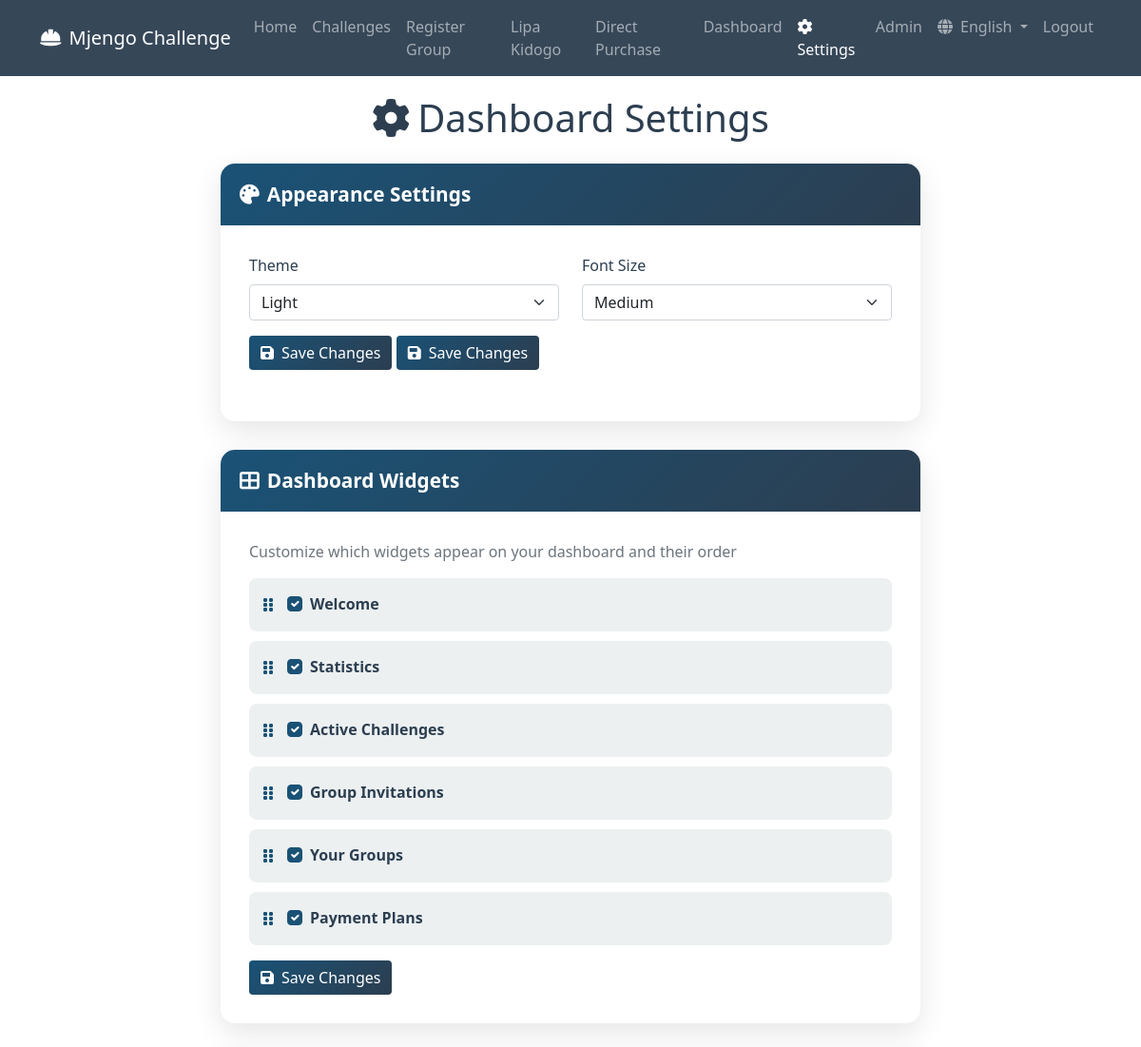
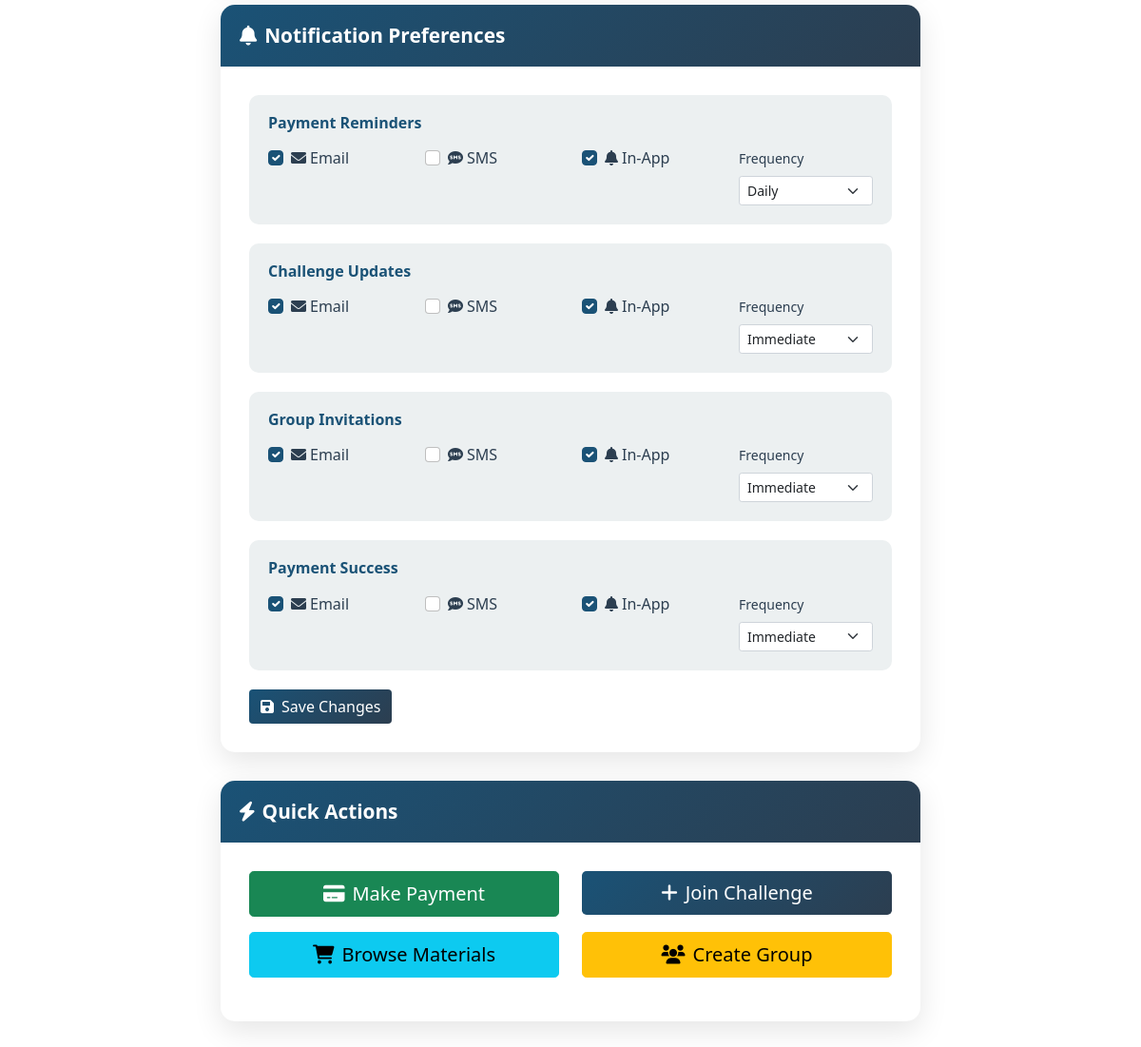
The page /dashboard_settings.php (signed in) on the database its author committed (2 pictures, top to bottom).
### tables this page shows
CREATE TABLE IF NOT EXISTS user_preferences (
    id INT PRIMARY KEY AUTO_INCREMENT,
    user_id INT NOT NULL,
    preference_key VARCHAR(100) NOT NULL,
    preference_value TEXT,
    created_at TIMESTAMP DEFAULT CURRENT_TIMESTAMP,
    updated_at TIMESTAMP DEFAULT CURRENT_TIMESTAMP ON UPDATE CURRENT_TIMESTAMP,
    FOREIGN KEY (user_id) REFERENCES users(id) ON DELETE CASCADE,
    UNIQUE KEY unique_user_preference (user_id, preference_key)
);

CREATE TABLE IF NOT EXISTS dashboard_widgets (
    id INT PRIMARY KEY AUTO_INCREMENT,
    user_id INT NOT NULL,
    widget_name VARCHAR(100) NOT NULL,
    widget_position INT DEFAULT 0,
    is_visible BOOLEAN DEFAULT TRUE,
    widget_settings JSON,
    created_at TIMESTAMP DEFAULT CURRENT_TIMESTAMP,
    updated_at TIMESTAMP DEFAULT CURRENT_TIMESTAMP ON UPDATE CURRENT_TIMESTAMP,
    FOREIGN KEY (user_id) REFERENCES users(id) ON DELETE CASCADE,
    UNIQUE KEY unique_user_widget (user_id, widget_name)
);

CREATE TABLE IF NOT EXISTS notification_preferences (
    id INT PRIMARY KEY AUTO_INCREMENT,
    user_id INT NOT NULL,
    notification_type VARCHAR(50) NOT NULL,
    email_enabled BOOLEAN DEFAULT TRUE,
    sms_enabled BOOLEAN DEFAULT FALSE,
    in_app_enabled BOOLEAN DEFAULT TRUE,
    frequency VARCHAR(20) DEFAULT 'daily',  
    created_at TIMESTAMP DEFAULT CURRENT_TIMESTAMP,
    updated_at TIMESTAMP DEFAULT CURRENT_TIMESTAMP ON UPDATE CURRENT_TIMESTAMP,
    FOREIGN KEY (user_id) REFERENCES users(id) ON DELETE CASCADE,
    UNIQUE KEY unique_user_notification (user_id, notification_type)
);

### dashboard_settings.php (the view, shortened to what the rows shown need)
<?php
$user_id = $_SESSION['user_id'];
$current_theme = getCurrentTheme($user_id);
$current_font_size = getCurrentFontSize($user_id);
$dashboard_widgets = getDashboardWidgets($user_id);
$notification_preferences = getNotificationPreferences($user_id);
$notification_prefs = [];
foreach ($notification_preferences as $pref) {
    $notification_prefs[$pref['notification_type']] = $pref;
}
$widget_settings = [];
foreach ($dashboard_widgets as $widget) {
    $widget_settings[$widget['widget_name']] = $widget;
}
?>
<!DOCTYPE html>
<html lang="en">
<head>
    <link href="https://cdn.jsdelivr.net/npm/bootstrap@5.1.3/dist/css/bootstrap.min.css" rel="stylesheet">
    <link href="https://cdnjs.cloudflare.com/ajax/libs/font-awesome/6.0.0/css/all.min.css" rel="stylesheet">
</head>
<body>
    <div class="settings-container">
        <div class="container">
            <div class="row">
                <div class="col-lg-8 mx-auto">
                    <h1 class="mb-4 text-center">
                        <i class="fas fa-cog me-2"></i><?php echo __('dashboard_settings'); ?>
                    </h1>
                    <div class="settings-card">
                        <div class="settings-body">
                            <form method="POST" class="mb-4">
                                <div class="row">
                                    <div class="col-md-6">
                                        <label for="theme" class="form-label"><?php echo __('theme'); ?></label>
                                        <select class="form-select" id="theme" name="theme">
                                            <?php foreach (AVAILABLE_THEMES as $theme): ?>
                                                <option value="<?php echo $theme; ?>" <?php echo $current_theme === $theme ? 'selected' : ''; ?>>
                                                    <?php echo ucfirst($theme); ?>
                                                </option>
                                            <?php endforeach; ?>
                                        </select>
                                    </div>
                                    <div class="col-md-6">
                                        <label for="font_size" class="form-label"><?php echo __('font_size'); ?></label>
                                        <select class="form-select" id="font_size" name="font_size">
                                            <?php foreach (AVAILABLE_FONT_SIZES as $size): ?>
                                                <option value="<?php echo $size; ?>" <?php echo $current_font_size === $size ? 'selected' : ''; ?>>
                                                    <?php echo ucfirst($size); ?>
                                                </option>
                                            <?php endforeach; ?>
                                        </select>
                                    </div>
                                </div>
                            </form>
                        </div>
                    </div>
                    <div class="settings-card">
                        <div class="settings-body">
                            <form method="POST" id="widgetsForm">
                                <div id="widgetsList">
                                    <?php
                                    $widget_labels = [
                                        'welcome_card' => __('welcome'),
                                        'stats_overview' => __('statistics'),
                                        'active_challenges' => __('active_challenges'),
                                        'terminated_challenges' => __('terminated_challenges'),
                                        'group_invitations' => __('group_invitations'),
                                        'user_groups' => __('your_groups'),
                                        'lipa_kidogo_payments' => __('payment_plans')
                                    ];
                                    foreach ($widget_settings as $widget_name => $widget):
                                        $label = $widget_labels[$widget_name] ?? ucfirst(str_replace('_', ' ', $widget_name));
                                    ?>
                                        <div class="widget-item" data-widget="<?php echo $widget_name; ?>">
                                            <div class="d-flex align-items-center">
                                                <i class="fas fa-grip-vertical widget-drag-handle"></i>
                                                <div class="form-check">
                                                    <input class="form-check-input" type="checkbox"
                                                           id="visible_<?php echo $widget_name; ?>"
                                                           name="<?php echo $widget_name; ?>_visible"
                                                           <?php echo $widget['is_visible'] ? 'checked' : ''; ?>>
                                                    <label class="form-check-label fw-bold" for="visible_<?php echo $widget_name; ?>">
                                                        <?php echo $label; ?>
                                                    </label>
                                                </div>
                                            </div>
                                        </div>
                                    <?php endforeach; ?>
                                </div>
                            </form>
                        </div>
                    </div>
                    <div class="settings-card">
                        <div class="settings-body">
                            <form method="POST">
                                <?php
                                $notification_labels = [
                                    'payment_reminders' => __('payment_reminders'),
                                    'challenge_updates' => __('challenge_updates'),
                                    'group_invitations' => __('group_invitations'),
                                    'payment_success' => __('payment_success')
                                ];
                                foreach ($notification_labels as $type => $label):
                                    $pref = $notification_prefs[$type] ?? ['email_enabled' => 1, 'sms_enabled' => 0, 'in_app_enabled' => 1, 'frequency' => 'daily'];
                                ?>
                                    <div class="notification-type">
                                        <h6><?php echo $label; ?></h6>
                                        <div class="row">
                                            <div class="col-md-3">
                                                <div class="form-check">
                                                    <input class="form-check-input" type="checkbox"
                                                           id="email_<?php echo $type; ?>"
                                                           name="<?php echo $type; ?>_email"
                                                           <?php echo $pref['email_enabled'] ? 'checked' : ''; ?>>
                                                    <label class="form-check-label" for="email_<?php echo $type; ?>">
                                                        <i class="fas fa-envelope me-1"></i>Email
                                                    </label>
                                                </div>
                                            </div>
                                            <div class="col-md-3">
                                                <div class="form-check">
                                                    <input class="form-check-input" type="checkbox"
                                                           id="sms_<?php echo $type; ?>"
                                                           name="<?php echo $type; ?>_sms"
                                                           <?php echo $pref['sms_enabled'] ? 'checked' : ''; ?>>
                                                    <label class="form-check-label" for="sms_<?php echo $type; ?>">
                                                        <i class="fas fa-sms me-1"></i>SMS
                                                    </label>
                                                </div>
                                            </div>
                                            <div class="col-md-3">
                                                <div class="form-check">
                                                    <input class="form-check-input" type="checkbox"
                                                           id="in_app_<?php echo $type; ?>"
                                                           name="<?php echo $type; ?>_in_app"
                                                           <?php echo $pref['in_app_enabled'] ? 'checked' : ''; ?>>
                                                    <label class="form-check-label" for="in_app_<?php echo $type; ?>">
                                                        <i class="fas fa-bell me-1"></i><?php echo __('in_app'); ?>
                                                    </label>
                                                </div>
                                            </div>
                                            <div class="col-md-3">
                                                <label for="frequency_<?php echo $type; ?>" class="form-label small"><?php echo __('frequency'); ?></label>
                                                <select class="form-select form-select-sm" id="frequency_<?php echo $type; ?>" name="<?php echo $type; ?>_frequency">
                                                    <option value="immediate" <?php echo $pref['frequency'] === 'immediate' ? 'selected' : ''; ?>><?php echo __('immediate'); ?></option>
                                                    <option value="daily" <?php echo $pref['frequency'] === 'daily' ? 'selected' : ''; ?>><?php echo __('daily'); ?></option>
                                                </select>
                                            </div>
                                        </div>
                                    </div>
                                <?php endforeach; ?>
                            </form>
                        </div>
                    </div>
                </div>
            </div>
        </div>
    </div>
</body>
</html>

### rows shown on the page
user_preferences: theme "Light"
user_preferences: font_size "Medium"
dashboard_widgets: is_visible "☑", label "Welcome"
dashboard_widgets: is_visible "☑", label "Statistics"
dashboard_widgets: is_visible "☑", label "Active Challenges"
dashboard_widgets: is_visible "☑", label "Group Invitations"
dashboard_widgets: is_visible "☑", label "Your Groups"
dashboard_widgets: is_visible "☑", label "Payment Plans"
notification_preferences: email_enabled "☑", in_app_enabled "☑", frequency "Daily"
notification_preferences: email_enabled "☑", in_app_enabled "☑", frequency "Immediate"
notification_preferences: email_enabled "☑", in_app_enabled "☑", frequency "Immediate"
notification_preferences: email_enabled "☑", in_app_enabled "☑", frequency "Immediate"

### other values the page prints
SITE_NAME "Mjengo Challenge"
AVAILABLE_LANGUAGES[getCurrentLanguage()] "English"
__('dashboard_settings') "Dashboard Settings"
__('appearance_settings') "Appearance Settings"
__('theme') "Theme"
__('font_size') "Font Size"
__('save_changes') "Save Changes"
__('dashboard_widgets') "Dashboard Widgets"
__('customize_dashboard_widgets') "Customize which widgets appear on your dashboard and their order"
__('notification_preferences') "Notification Preferences"
$label "Payment Reminders"
$label "Challenge Updates"
$label "Group Invitations"
$label "Payment Success"
__('quick_actions') "Quick Actions"
